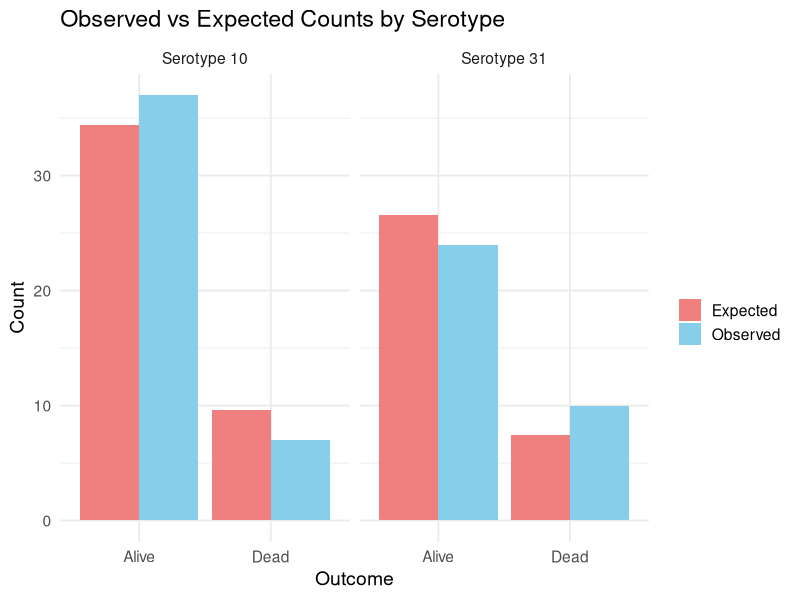

Here is the R script that generated this plot:
## ---- chunk 1
# Load necessary packages
library(knitr)
library(kableExtra)

# Example data
data <- data.frame(
  Serotype = c("Serotype 10", "Serotype 31", "Total"),
  Alive = c(37, 24, 61),
  Dead = c(7, 10, 17),
  Total = c(44, 34, 78)
)

## ---- chunk 2
# Example data
data <- data.frame(
  Serotype = c("Serotype 10", "Serotype 31", "Total"),
  Alive = c("?", "?", 61),
  Dead = c("?", "?", 17),
  Total = c(44, 34, 78)
)


## ---- chunk 3
#| echo: true
# Compute expected count under independence
expected_10_alive <- (44/78) * (61/78) * 78
expected_10_alive
## ---- chunk 4
library(dplyr)
library(tidyr)
library(ggplot2)

# Observed data
obs_data <- data.frame(
  Serotype = c("Serotype 10", "Serotype 31"),
  Alive = c(37, 24),
  Dead = c(7, 10)
)

# Reshape to long format
obs_long <- obs_data %>%
  pivot_longer(cols = Alive:Dead, names_to = "Outcome", values_to = "Observed")

# Compute expected counts under independence
total_alive <- sum(obs_data$Alive)
total_dead <- sum(obs_data$Dead)
total_serotype <- rowSums(obs_data[, 2:3])
N <- sum(total_serotype)

expected_alive <- (total_serotype / N) * total_alive
expected_dead <- (total_serotype / N) * total_dead

exp_data <- data.frame(
  Serotype = obs_data$Serotype,
  Alive = expected_alive,
  Dead = expected_dead
) %>%
  pivot_longer(cols = Alive:Dead, names_to = "Outcome", values_to = "Expected")

# Combine observed and expected
plot_data <- obs_long %>%
  left_join(exp_data, by = c("Serotype", "Outcome")) %>%
  pivot_longer(cols = c(Observed, Expected), names_to = "Type", values_to = "Count")

# Plot observed vs expected
ggplot(plot_data, aes(x = Outcome, y = Count, fill = Type)) +
  geom_col(position = "dodge") +
  facet_wrap(~Serotype) +
  scale_fill_manual(values = c("Observed" = "skyblue", "Expected" = "lightcoral")) +
  theme_minimal(base_size = 14) +
  labs(
    title = "Observed vs Expected Counts by Serotype",
    y = "Count",
    x = "Outcome",
    fill = ""
  )
## ---- chunk 5
data <- matrix(c(37, 7, 24, 10), 
               byrow = T, nrow = 2)
data
chisq.test(data)
## ---- chunk 6
data <- matrix(c(37, 7, 24, 10), byrow = T, nrow = 2)
data
## ---- chunk 7
#| echo: true
fisher.test(data)
## ---- chunk 8
#| echo: false
data <- matrix(c(129, 97, 112, 114), byrow = T, nrow = 2)
chisq.test(data)
